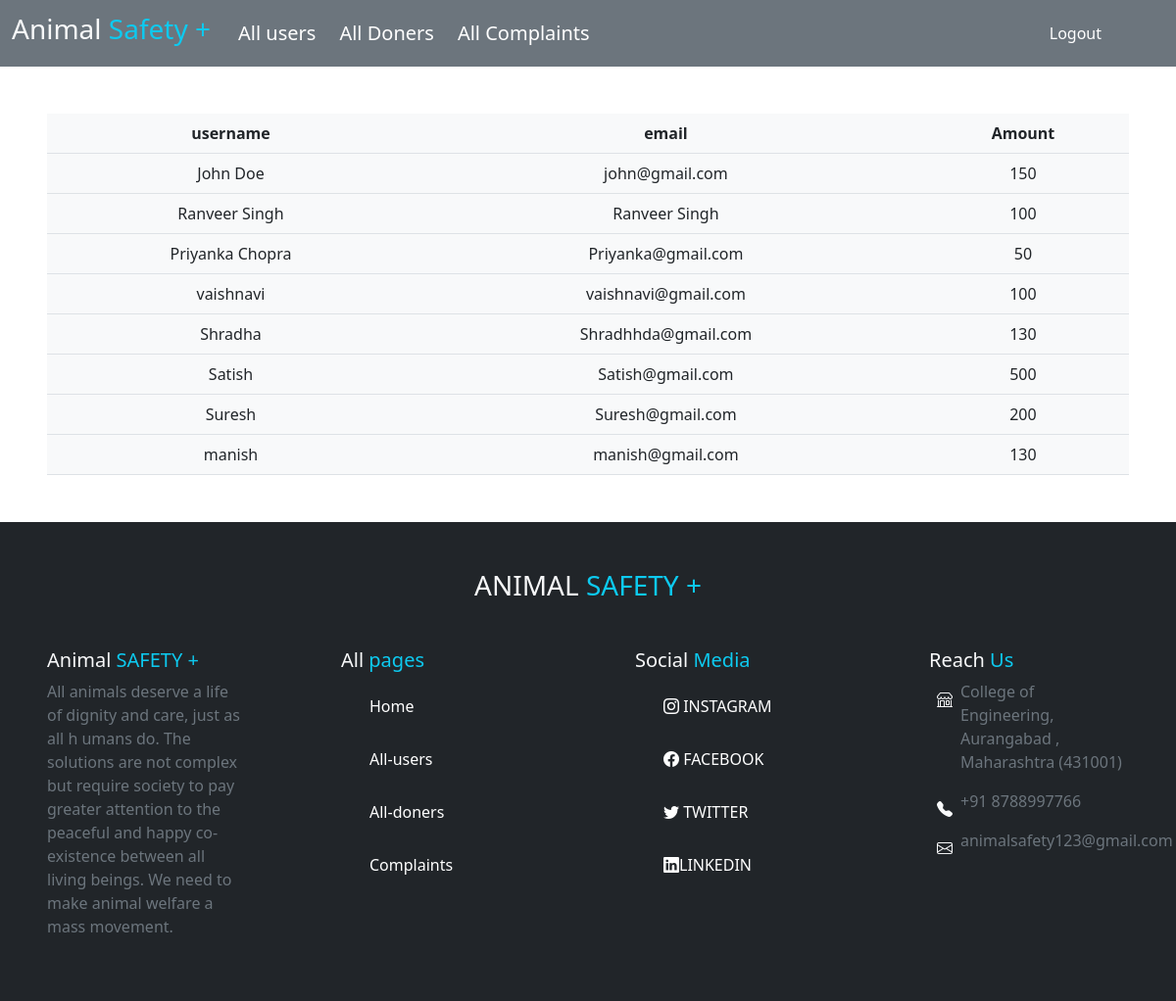
Page /doners.php on the committed database.
### tables this page shows
CREATE TABLE `amount` (
  `username` varchar(30) NOT NULL,
  `email` varchar(30) NOT NULL,
  `amount` int(20) NOT NULL
);

### doners.php (the view, shortened to what this page needs)
<!DOCTYPE html>
<html lang="en">
<head>
    <link rel="stylesheet" type="text/css" href="css/style.css">
    <link rel="stylesheet" type="text/css" href="css/bootstrap.css">
    <link rel="stylesheet" href="https://cdn.jsdelivr.net/npm/bootstrap-icons@1.10.2/font/bootstrap-icons.css">
</head>
<body>
    <?php include 'connect.php'; ?>
    <?php include 'adminheader.php'; ?>
    <?php
    $query = "select * from amount";
    $data = mysqli_query($con, $query);
    $total = mysqli_num_rows($data);
    if ($total != 0) {
    ?>
    <div class="mx-5 my-5 bg-light outline-dark text-center">
        <table class="table">
            <tr>
                <th>username</th>
                <th>email</th>
                <th>Amount</th>
            </tr>
            <?php
        while ($result = mysqli_fetch_assoc($data)) {
            echo " <tr >
                <td for=email>" . $result['username'] . "</td>
                <td>" . $result['email'] . "</td>
                <td>" . $result['amount'] . "</td>
                </tr> ";
        }
    } else {
        echo "not having records";
    }
            ?>
        </table>
    </div>
    <?php include 'adminfooter.php'; ?>
</body>
</html>

### css/style.css (style rules this page uses)
html , body { overflow-x: hidden; }

### rows in the picture
amount: username "John Doe", email "john@gmail.com", amount "150"
amount: username "Ranveer Singh", email "Ranveer Singh", amount "100"
amount: username "Priyanka Chopra", email "Priyanka@gmail.com", amount "50"
amount: username "vaishnavi", email "vaishnavi@gmail.com", amount "100"
amount: username "Shradha", email "Shradhhda@gmail.com", amount "130"
amount: username "Satish", email "Satish@gmail.com", amount "500"
amount: username "Suresh", email "Suresh@gmail.com", amount "200"
amount: username "manish", email "manish@gmail.com", amount "130"
